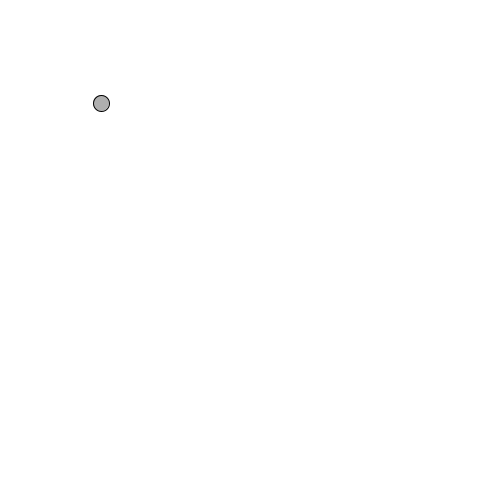
Frame 1 (no input)
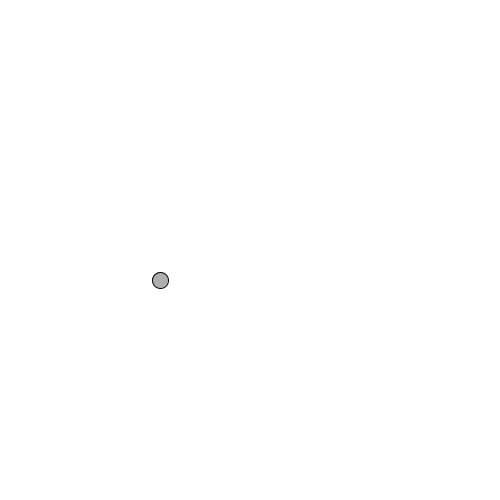
Frame 60 (the mouse pressed at the canvas centre just before this capture)
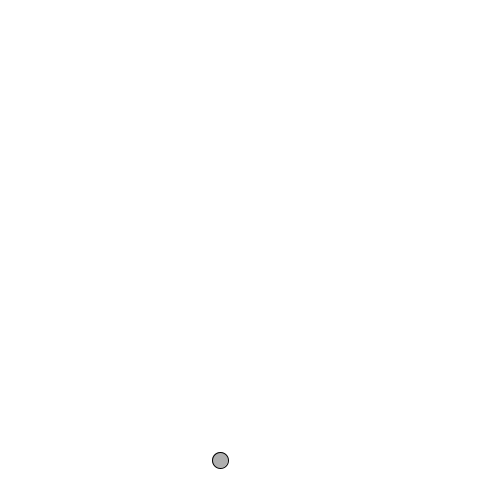
Frame 120 (the mouse held since frame 60 and released just before this capture)

The Processing sketch that drew these frames (run headless with seeded random() and noise(); from frame 60 on, the mouse is pressed at the canvas centre):

// Processing sketch: ch1_02_ball_vectors
// ── ch1_02_ball_vectors.pde
//
// Bouncing ball with vectors
// ==========================
//
// One way to think of a vector is the difference between two points.
// At its core, a vector is just a convenient way to store two values.
//
// location = current x,y position
// velocity = target x,y position
//
// For every frame:
// new location = location + velocity (velocity applied to current location)
//

class MyVector {
  float x;
  float y;
  
  MyVector(float x_, float y_) {
    x = x_;
    y = y_;
  }
  
  // Vector addition:
  // Add the x components and the y components together
  void add(MyVector v) {
    x = x + v.x;
    y = y + v.y;
  }
}

MyVector location;
MyVector velocity;

void setup() {
  size(500,500);
  background(255);
  
  location = new MyVector(100,100);
  velocity = new MyVector(1,3);
}

void draw() {
  background(255);
  
  location.add(velocity);
  
  if ((location.x > width) || (location.x < 0)) {        
    velocity.x = -velocity.x;
  }
  if ((location.y > height) || (location.y < 0)) {
    velocity.y = -velocity.y;
  }  
  
  stroke(0);
  fill(175);  
  ellipse(location.x,location.y,16,16);
}
